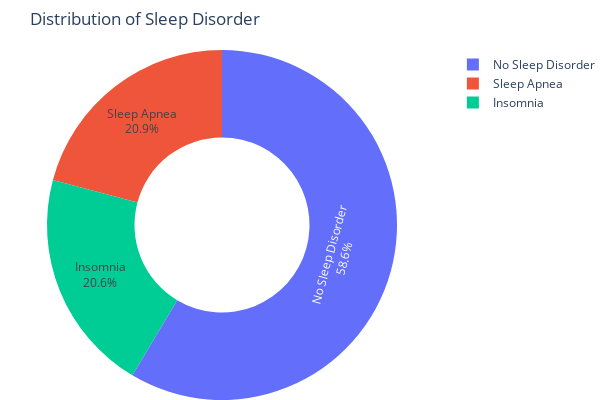
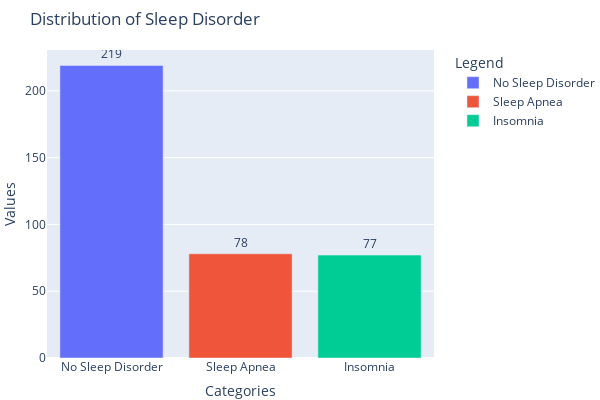

These figures' notebook cell, in order:
### Markdown cell above
##### D) Donut chart for **"Sleep Disorder"**

### Code cell
create_donut_chart(
    labels=df1['Sleep Disorder'].value_counts().index,
    values=df1['Sleep Disorder'].value_counts(),
    title='Distribution of Sleep Disorder'
)

create_bar_chart(
    labels=df1['Sleep Disorder'].value_counts().index,
    values=df1['Sleep Disorder'].value_counts(),
    title='Distribution of Sleep Disorder'
)

### Figure 1 — Plotly figure (JSON) as saved in the notebook; plotly's stock layout.template omitted (floating-point values rounded to 4 significant figures)
{"data": [{"hole": 0.5, "labels": ["No Sleep Disorder", "Sleep Apnea", "Insomnia"], "textinfo": "percent+label", "type": "pie", "values": [219, 78, 77]}], "layout": {"height": 400, "margin": {"b": 0, "l": 0, "r": 0, "t": 50}, "showlegend": true, "title": {"text": "Distribution of Sleep Disorder"}, "width": 600}}

### Figure 2 — Plotly figure (JSON) as saved in the notebook; plotly's stock layout.template omitted (floating-point values rounded to 4 significant figures)
{"data": [{"name": "No Sleep Disorder", "text": ["219"], "textposition": "outside", "type": "bar", "x": ["No Sleep Disorder"], "y": [219]}, {"name": "Sleep Apnea", "text": ["78"], "textposition": "outside", "type": "bar", "x": ["Sleep Apnea"], "y": [78]}, {"name": "Insomnia", "text": ["77"], "textposition": "outside", "type": "bar", "x": ["Insomnia"], "y": [77]}], "layout": {"height": 400, "legend": {"orientation": "v", "title": {"text": "Legend"}, "traceorder": "normal", "x": 1.05, "y": 1}, "margin": {"b": 0, "l": 0, "r": 0, "t": 50}, "title": {"text": "Distribution of Sleep Disorder"}, "width": 600, "xaxis": {"title": {"text": "Categories"}}, "yaxis": {"title": {"text": "Values"}}}}
